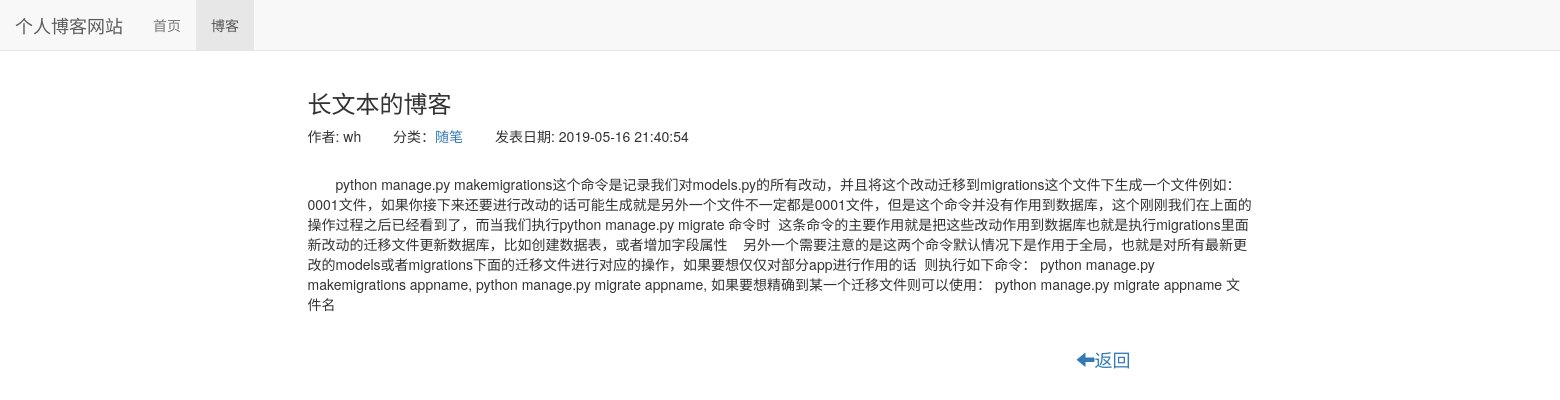
Page /blog/3 on the committed database.
### blog/models.py (models this page shows, shortened)
class Blog(models.Model):
    title = models.CharField(max_length=50)
    blog_type = models.ForeignKey(BlogType,on_delete=models.DO_NOTHING)
    content = models.TextField()
    author = models.ForeignKey(User,on_delete=models.DO_NOTHING)
    created_time = models.DateTimeField(auto_now_add=True)
    last_update_time = models.DateTimeField(auto_now=True)
    class Meta:
        ordering = ['-created_time']#按时间倒叙

class BlogType(models.Model):
    type_name = models.CharField(max_length=15)
    def __str__(self):
        return self.type_name

### blog/views.py (the view)
# urls.py: path('<int:blog_pk>' , views.blog_detail, name="blog_detail"),
def blog_detail(request,blog_pk):  #pk 为主键
    context = {}
    context['blog'] = get_object_or_404(Blog, pk=blog_pk)
    return render_to_response('blog/blog_detail.html',context)

### blog/templates/blog/blog_detail.html (shortened to what this page needs)
{% extends 'base.html' %}
{% load staticfiles %}
{% block header_extends %}
    <link rel="stylesheet"  href="{% static 'blog/blog.css'%}">
{% endblock %}
{% block nav_blog_active %}active{% endblock %}
{% block content %}
    <div class="container">
        <div class="row">
            <div class="col-xs-10 col-xs-offset-1">
                <h3>{{ blog.title }}</h3>
                <ul class="blog-info-description">
                    <li>作者: {{ blog.author }}</li>
                    <li>分类：<a href="{%  url 'blogs_with_type' blog.blog_type.pk  %}" >{{ blog.blog_type }}</a></li>
                    <li>发表日期: {{ blog.created_time|date:"Y-m-d H:i:s" }}</li>
                </ul>
                <div class="blog-content">  {{ blog.content }}</div>
            </div>
        </div>
    </div>
    <div class="return">
        <h4><a  href="{% url 'blog_list' %}"><span class="glyphicon glyphicon-arrow-left"></span>返回</a></h4>
    </div>
{% endblock %}

### static/base.css (style rules this page uses)
* { margin: 0; padding: 0; }
body { margin-top: 70px!important; }

### blog/static/blog/blog.css (style rules this page uses)
ul.blog-info-description { list-style-type: none; margin-bottom: 2em; }
ul.blog-info-description li { display: inline-block; margin-right: 2em; }
div.blog-content { text-indent: 2em; }
div.return { transform: translate(69%,120%); }

### rows in the picture
Blog: title "长文本的博客", author "wh", blog_type "随笔", created_time "2019-05-16 21:40:54", content "python manage.py makemigrations这个命令是记录我们对models.py的所有改动，并且将这个改动迁移到migrations这个文件下生成一个文件例如：0001文件，如果你接下来还要进行改动的话可能生成就是另外一个文件不一定都是0001文件，但是这个命令并没有作用到数据库，这个刚刚我们在上面的操作过程之后已经看到了，而当我们执行python manage.py migrate 命令时 这条命令的主要作用就是把这些改动作用到数据库也就是执行migrations里面新改动的迁移文件更新数据库，比如创建数据表，或者增加字段属性 另外一个需要注意的是这两个命令默认情况下是作用于全局，也就是对所有最新更改的models或者migrations下面的迁移文件进行对应的操作，如果要想仅仅对部分app进行作用的话 则执行如下命令： python manage.py makemigrations appname, python manage.py migrate appname, 如果要想精确到某一个迁移文件则可以使用： python manage.py migrate appname 文件名"
